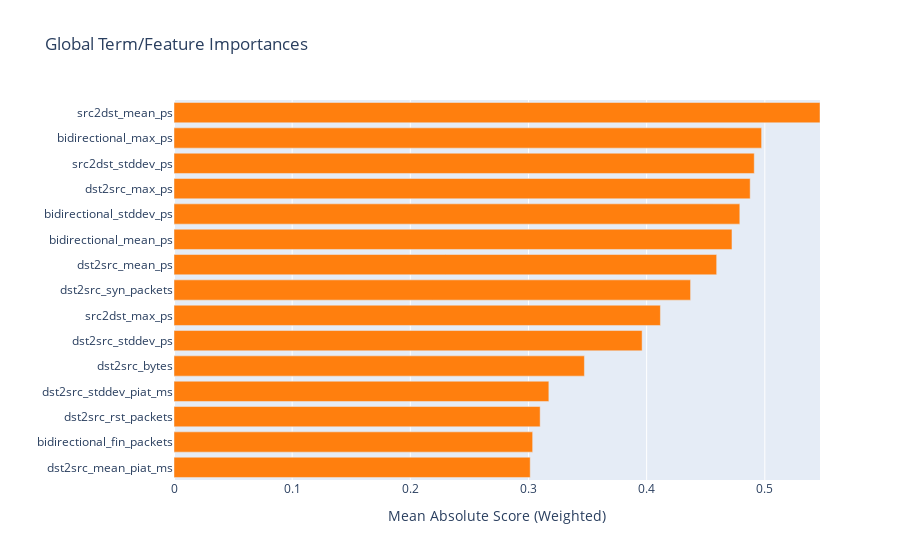

The notebook cell this image was saved under:
### Code cell
preserve(ebm.explain_global())

### Figure 1 — Plotly figure (JSON) as saved in the notebook; plotly's stock layout.template omitted (floating-point values rounded to 4 significant figures)
{"data": [{"marker": {"color": ["#ff7f0e", "#ff7f0e", "#ff7f0e", "#ff7f0e", "#ff7f0e", "#ff7f0e", "#ff7f0e", "#ff7f0e", "#ff7f0e", "#ff7f0e", "#ff7f0e", "#ff7f0e", "#ff7f0e", "#ff7f0e", "#ff7f0e"]}, "orientation": "h", "type": "bar", "x": [0.3015, 0.3035, 0.3099, 0.3172, 0.3473, 0.3962, 0.4116, 0.4372, 0.4593, 0.4722, 0.4789, 0.4876, 0.4911, 0.4973, 0.5467], "y": ["dst2src_mean_piat_ms", "bidirectional_fin_packets", "dst2src_rst_packets", "dst2src_stddev_piat_ms", "dst2src_bytes", "dst2src_stddev_ps", "src2dst_max_ps", "dst2src_syn_packets", "dst2src_mean_ps", "bidirectional_mean_ps", "bidirectional_stddev_ps", "dst2src_max_ps", "src2dst_stddev_ps", "bidirectional_max_ps", "src2dst_mean_ps"]}], "layout": {"title": {"text": "Global Term/Feature Importances"}, "xaxis": {"range": [0, 0.5467], "title": {"text": "Mean Absolute Score (Weighted)"}}, "yaxis": {"automargin": true, "dtick": 1, "title": {"text": ""}}}}
